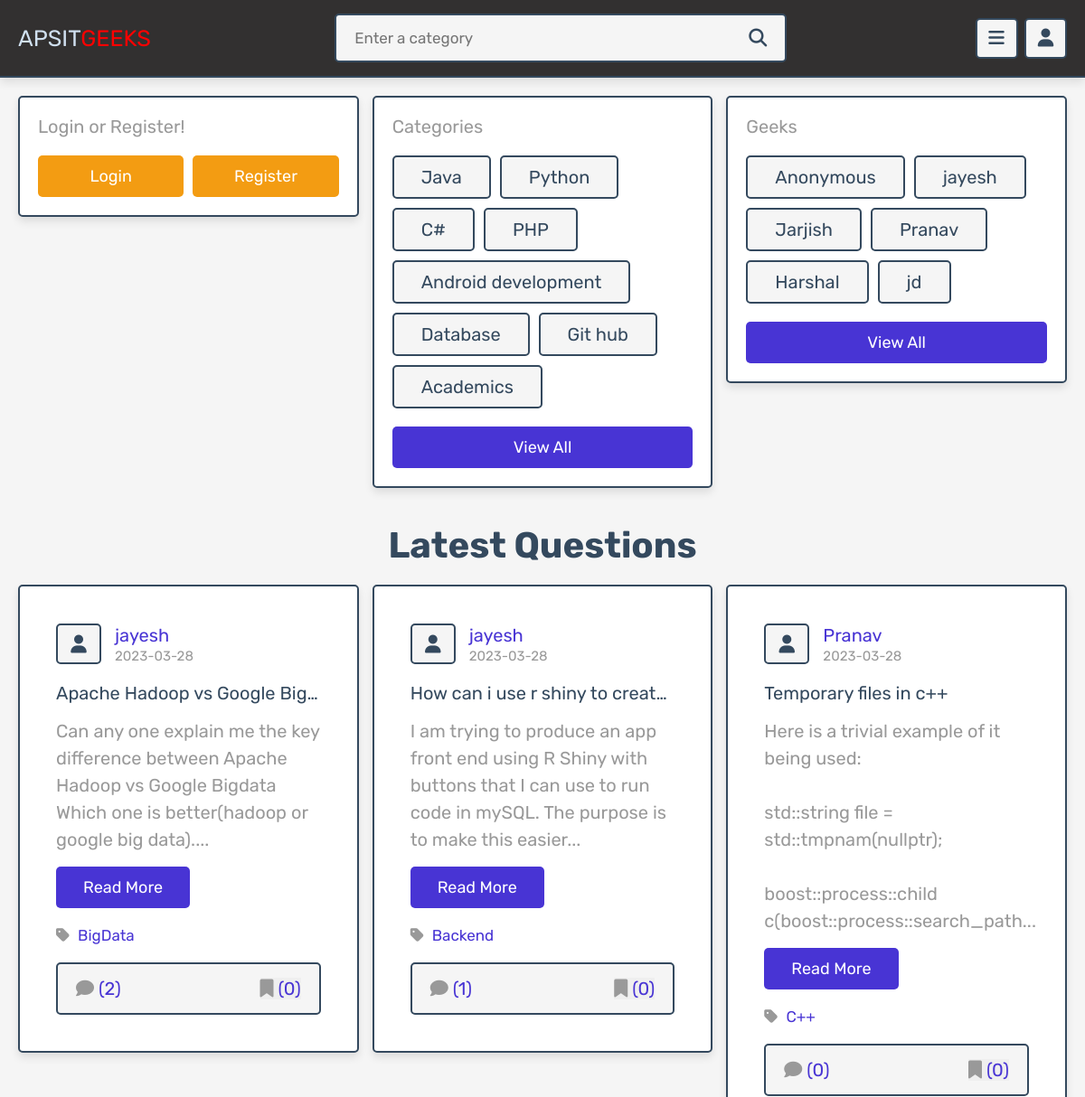
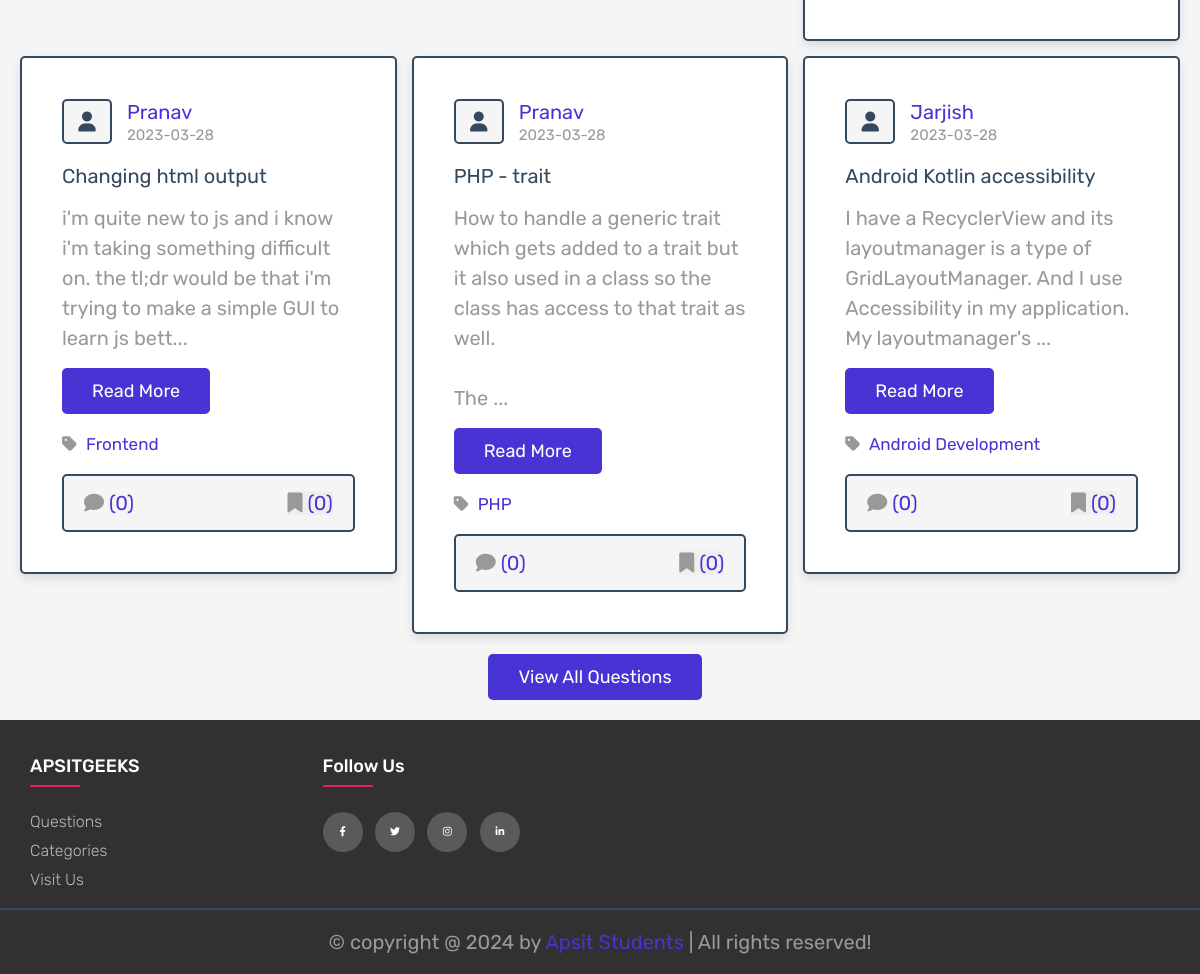
The app's page /home.php with its own data (2 pictures, top to bottom).
### tables this page shows
CREATE TABLE `posts` (
  `id` int(100) NOT NULL,
  `admin_id` int(100) NOT NULL,
  `name` varchar(100) NOT NULL,
  `title` varchar(100) NOT NULL,
  `content` varchar(10000) NOT NULL,
  `category` varchar(50) NOT NULL,
  `image` varchar(100) NOT NULL,
  `date` date NOT NULL DEFAULT current_timestamp(),
  `status` varchar(10) NOT NULL
);

### home.php (the view, shortened to what this page needs)
<?php
include 'components/connect.php';
if(isset($_SESSION['user_id'])){
   $user_id = $_SESSION['user_id'];
}else{
   $user_id = '';
};
?>
<!DOCTYPE html>
<html lang="en">
<head>
   <link rel="stylesheet" href="https://cdnjs.cloudflare.com/ajax/libs/font-awesome/6.1.1/css/all.min.css">
   <link rel="stylesheet" href="css/style.css">
</head>
<body>
<?php include 'components/user_header.php'; ?>
<section class="home-grid">
   <div class="box-container">
      <div class="box">
         <?php
            $select_profile = $conn->prepare("SELECT * FROM `users` WHERE id = ?");
            $select_profile->execute([$user_id]);
            if($select_profile->rowCount() > 0){
               $fetch_profile = $select_profile->fetch(PDO::FETCH_ASSOC);
               $count_user_comments = $conn->prepare("SELECT * FROM `comments` WHERE user_id = ?");
               $count_user_comments->execute([$user_id]);
               $total_user_comments = $count_user_comments->rowCount();
               $count_user_likes = $conn->prepare("SELECT * FROM `likes` WHERE user_id = ?");
               $count_user_likes->execute([$user_id]);
               $total_user_likes = $count_user_likes->rowCount();
         ?>
         <p> Welcome <span><?= $fetch_profile['name']; ?></span></p>
         <p>Total comments : <span><?= $total_user_comments; ?></span></p>
         <p>Questions bookmarked : <span><?= $total_user_likes; ?></span></p>
         <a href="update.php" class="btn">update profile</a>
         <div class="flex-btn">
            <a href="bookmarks.php" class="option-btn">Bookmarks</a>
            <a href="user_comments.php" class="option-btn">comments</a>
         </div>
         <?php
            }else{
         ?>
            <p class="name">Login or Register!</p>
            <div class="flex-btn">
               <a href="login.php" class="option-btn">login</a>
               <a href="register.php" class="option-btn">register</a>
            </div>
         <?php
          }
         ?>
      </div>
      <div class="box">
         <p>Categories</p>
         <div class="flex-box">
         <a href="category.php?category=Java" class = "links">Java</a>
         <a href="category.php?category=Python" class = "links">Python</a>
         <a href="category.php?category=C#" class = "links">C#</a>
         <a href="category.php?category=PHP" class = "links">PHP</a>
         <a href="category.php?category=Android development" class = "links">Android development</a>
         <a href="category.php?category=Database" class = "links">Database</a>
         <a href="category.php?category=Git hub" class = "links">Git hub</a>
         <a href="category.php?category=Academics" class = "links">Academics</a>
            <a href="all_category.php" class="btn" >view all</a>
         </div>
      </div>
      <div class="box">
         <p>Geeks</p>
         <div class="flex-box">
         <?php
            $select_authors = $conn->prepare("SELECT DISTINCT name FROM `admin` LIMIT 10");
            $select_authors->execute();
            if($select_authors->rowCount() > 0){
               while($fetch_authors = $select_authors->fetch(PDO::FETCH_ASSOC)){
         ?>
            <a href="author_posts.php?author=<?= $fetch_authors['name']; ?>" class="links"><?= $fetch_authors['name']; ?></a>
            <?php
            }
         }else{
            echo '<p class="empty">No questions posted yet!</p>';
         }
         ?>
         <a href="authors.php" class="btn">View all</a>
         </div>
      </div>
   </div>
</section>
<section class="posts-container">
   <h1 class="heading">Latest Questions</h1>
   <div class="box-container">
      <?php
         $select_posts = $conn->prepare("SELECT * FROM `posts` WHERE status = ? ORDER BY id DESC LIMIT 6 ");
         $select_posts->execute(['active']);
         if($select_posts->rowCount() > 0){
            while($fetch_posts = $select_posts->fetch(PDO::FETCH_ASSOC)){
               $post_id = $fetch_posts['id'];
               $count_post_comments = $conn->prepare("SELECT * FROM `comments` WHERE post_id = ?");
               $count_post_comments->execute([$post_id]);
               $total_post_comments = $count_post_comments->rowCount();
               $count_post_likes = $conn->prepare("SELECT * FROM `likes` WHERE post_id = ?");
               $count_post_likes->execute([$post_id]);
               $total_post_likes = $count_post_likes->rowCount();
               $confirm_likes = $conn->prepare("SELECT * FROM `likes` WHERE user_id = ? AND post_id = ?");
               $confirm_likes->execute([$user_id, $post_id]);
      ?>
      <form class="box" method="post">
         <div class="post-admin">
            <i class="fas fa-user"></i>
            <div>
               <a href="author_posts.php?author=<?= $fetch_posts['name']; ?>"><?= $fetch_posts['name']; ?></a>
               <div><?= $fetch_posts['date']; ?></div>
            </div>
         </div>
         <div class="post-title"><?= $fetch_posts['title']; ?></div>
         <div class="post-content content-150"><?= $fetch_posts['content']; ?></div>
         <a href="view_post.php?post_id=<?= $post_id; ?>" class="inline-btn">read more</a>
         <a href="category.php?category=<?= $fetch_posts['category']; ?>" class="post-cat"> <i class="fas fa-tag"></i> <span><?= $fetch_posts['category']; ?></span></a>
         <div class="icons">
            <a href="view_post.php?post_id=<?= $post_id; ?>"><i class="fas fa-comment"></i><span>(<?= $total_post_comments; ?>)</span></a>
            <button type="submit" name="like_post"><i class="fa-solid fa-bookmark" style="<?php if($confirm_likes->rowCount() > 0){ echo 'color:var(--red);'; } ?>  "></i><span>(<?= $total_post_likes; ?>)</span></button>
         </div>
      </form>
      <?php
         }
      }else{
         echo '<p class="empty">No posts added yet!</p>';
      }
      ?>
   </div>
   <div class="more-btn" style="text-align: center; margin-top:1rem;">
      <a href="posts.php" class="inline-btn">View all questions</a>
   </div>
</section>
<?php include 'components/footer.php'; ?>
</body>
</html>

### css/style.css (style rules this page uses)
:root { --main-color:#4834d4; --red:#e74c3c; --orange:#f39c12; --black:#34495e; --white:#fff; --light-bg:#f5f5f5; --light-color:#999; --border:.2rem solid var(--black); --box-shadow:0 .5rem 1rem rgba(0,0,0,.1); }
* { font-family: 'Rubik', sans-serif; margin:0; padding:0; box-sizing: border-box; outline: none; border:none; text-decoration: none; }
html { font-size: 62.5%; overflow-x: hidden; scroll-behavior: smooth; scroll-padding-top: 7rem; }
body { background-color: var(--light-bg); }
section { padding:2rem; margin: 0 auto; max-width: 1200px; }
.btn, .delete-btn, .option-btn, .inline-btn, .inline-option-btn, .inline-delete-btn { margin-top: 1rem; border-radius: .5rem; cursor: pointer; font-size: 1.8rem; color:var(--white); padding:1.2rem 3rem; text-transform: capitalize; text-align: center; }
.inline-btn, .inline-option-btn, .inline-delete-btn { display: inline-block; margin-right: 1rem; }
.btn, .delete-btn, .option-btn { display: block; width: 100%; }
.inline-btn, .btn { background-color: var(--main-color); }
.inline-option-btn, .option-btn { background-color: var(--orange); }
.flex-btn { display: flex; gap:1rem; }
.heading { margin-bottom: 2rem; text-align: center; font-size: 4rem; color:var(--black); text-transform: capitalize; }
.home-grid .box-container { display: grid; grid-template-columns: repeat(auto-fit, minmax(33rem, 1fr)); gap:1.5rem; align-items: flex-start; }
.home-grid .box-container .box { border:var(--border); box-shadow: var(--box-shadow); border-radius: .5rem; background-color: var(--white); padding:2rem; overflow: hidden; }
.home-grid .box-container .box p { padding-bottom: 1rem; font-size: 2rem; color:var(--light-color); overflow: hidden; text-overflow: ellipsis; white-space: nowrap; }
.home-grid .box-container .box .flex-box { display: flex; flex-wrap: wrap; gap:1rem; padding-top: 1rem; }
.home-grid .box-container .box .flex-box .links { padding:1rem 3rem; border-radius: .5rem; background-color: var(--light-bg); font-size: 2rem; color:var(--black); border:var(--border); }
.posts-container .box-container { display: grid; grid-template-columns: repeat(auto-fit, minmax(33rem, 1fr)); gap:1.5rem; align-items: flex-start; justify-content: center; }
.posts-container .box-container .box { border:var(--border); box-shadow: var(--box-shadow); border-radius: .5rem; background-color: var(--white); padding:4rem; overflow: hidden; }
.posts-container .box-container .box .post-admin { display: flex; align-items: center; gap:1.5rem; margin-bottom: 2rem; }
.posts-container .box-container .box .post-admin i { text-align: center; height: 4.5rem; width: 5rem; line-height: 4.2rem; font-size: 2rem; border:var(--border); border-radius: .5rem; background-color: var(--light-bg); color:var(--black); }
.posts-container .box-container .box .post-admin a { font-size: 2rem; color:var(--main-color); }
.posts-container .box-container .box .post-admin div { font-size: 1.5rem; margin-top: .2rem; color:var(--light-color); }
.posts-container .box-container .box .post-title { font-size: 2rem; color:var(--black); overflow: hidden; text-overflow: ellipsis; white-space: nowrap; margin-bottom: 1rem; }
.posts-container .box-container .box .post-content { font-size: 2rem; line-height: 1.5; padding:.5rem 0; color:var(--light-color); white-space: pre-line; }
.posts-container .box-container .box .post-content::after { content: '...'; }
.posts-container .box-container .box .post-cat { display: block; margin-top: 2rem; font-size: 1.7rem; }
.posts-container .box-container .box .post-cat i { margin-right: .5rem; color:var(--light-color); }
.posts-container .box-container .box .post-cat { color:var(--main-color); }
.posts-container .box-container .box .icons { display: flex; align-items: center; justify-content: space-between; gap:1rem; background-color: var(--light-bg); border-radius: .5rem; padding:1.5rem 2rem; border:var(--border); margin-top: 2rem; }
.posts-container .box-container .box .icons button { cursor: pointer; }
.posts-container .box-container .box .icons i { margin-right:.5rem; font-size:2rem; color:var(--light-color); }
.posts-container .box-container .box .icons span { font-size: 2rem; color:var(--main-color); }

### records on screen
posts: name "jayesh", date "2023-03-28", title "Apache Hadoop vs Google Big…", content "Can any one explain me the key difference between Apache Hadoop vs Google Bigdata Which one is better(hadoop or google big data).", category "BigData", total_post_comments "2", total_post_likes "0"
posts: name "jayesh", date "2023-03-28", title "How can i use r shiny to creat…", content "I am trying to produce an app front end using R Shiny with buttons that I can use to run code in mySQL. The purpose is to make this easier", category "Backend", total_post_comments "1", total_post_likes "0"
posts: name "Pranav", date "2023-03-28", title "Temporary files in c++", content "Here is a trivial example of it being used: std::string file = std::tmpnam(nullptr); boost::process::child c(boost::process::search_path", category "C++", total_post_comments "0", total_post_likes "0"
posts: name "Pranav", date "2023-03-28", title "Changing html output", content "i'm quite new to js and i know i'm taking something difficult on. the tl;dr would be that i'm trying to make a simple GUI to learn js bett", category "Frontend", total_post_comments "0", total_post_likes "0"
posts: name "Pranav", date "2023-03-28", title "PHP - trait", content "How to handle a generic trait which gets added to a trait but it also used in a class so the class has access to that trait as well. The", category "PHP", total_post_comments "0", total_post_likes "0"
posts: name "Jarjish", date "2023-03-28", title "Android Kotlin accessibility", content "I have a RecyclerView and its layoutmanager is a type of GridLayoutManager. And I use Accessibility in my application. My layoutmanager's", category "Android Development", total_post_comments "0", total_post_likes "0"

### other values on screen
$fetch_authors['name'] "Anonymous"
$fetch_authors['name'] "jayesh"
$fetch_authors['name'] "Jarjish"
$fetch_authors['name'] "Pranav"
$fetch_authors['name'] "Harshal"
$fetch_authors['name'] "jd"
